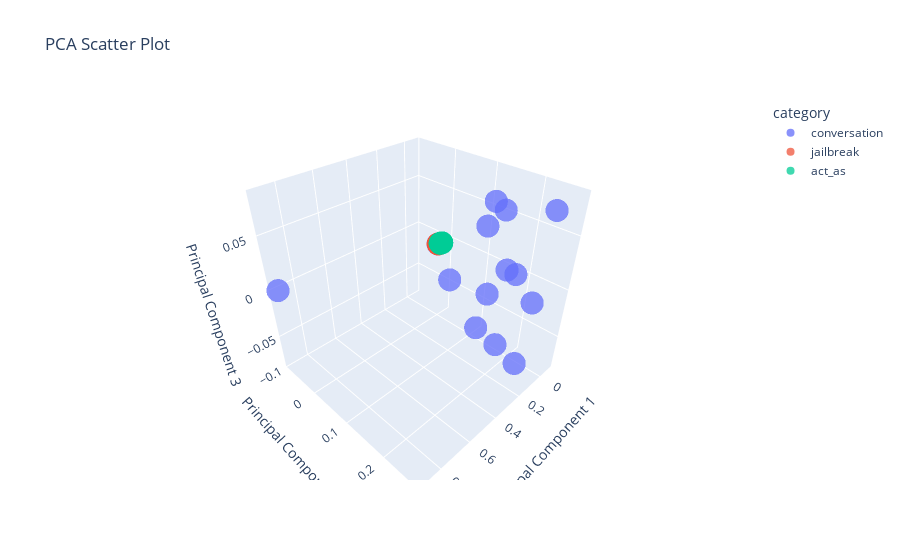

Notebook code for this chart:
### Code cell
import plotly.express as px

# Assuming df_pca contains the PCA-transformed values in columns 'PC1' and 'PC2'
fig = px.scatter_3d(df_pca_3d, x='PC1', y='PC2', z='PC3', color='category', opacity=0.75, title='PCA Scatter Plot', 
                 labels={'PC1': 'Principal Component 1', 'PC2': 'Principal Component 2', 'PC3': 'Principal Component 3'})
fig.show()

### Figure 1 — Plotly figure (JSON) as saved in the notebook; plotly's stock layout.template omitted (floating-point values rounded to 4 significant figures; data arrays with more than 128 entries replaced by an {"elided": "..."} marker saying what was removed)
{"data": [{"hovertemplate": "category=conversation<br>Principal Component 1=%{x}<br>Principal Component 2=%{y}<br>Principal Component 3=%{z}<extra></extra>", "legendgroup": "conversation", "marker": {"color": "#636efa", "opacity": 0.75, "symbol": "circle"}, "mode": "markers", "name": "conversation", "scene": "scene", "showlegend": true, "type": "scatter3d", "x": {"elided": "1312 float values"}, "y": {"elided": "1312 float values"}, "z": {"elided": "1312 float values"}}, {"hovertemplate": "category=jailbreak<br>Principal Component 1=%{x}<br>Principal Component 2=%{y}<br>Principal Component 3=%{z}<extra></extra>", "legendgroup": "jailbreak", "marker": {"color": "#EF553B", "opacity": 0.75, "symbol": "circle"}, "mode": "markers", "name": "jailbreak", "scene": "scene", "showlegend": true, "type": "scatter3d", "x": {"elided": "199 float values"}, "y": {"elided": "199 float values"}, "z": {"elided": "199 float values"}}, {"hovertemplate": "category=act_as<br>Principal Component 1=%{x}<br>Principal Component 2=%{y}<br>Principal Component 3=%{z}<extra></extra>", "legendgroup": "act_as", "marker": {"color": "#00cc96", "opacity": 0.75, "symbol": "circle"}, "mode": "markers", "name": "act_as", "scene": "scene", "showlegend": true, "type": "scatter3d", "x": [-0.01162, -0.01453, -0.01407, -0.01237, -0.01428, -0.01485, -0.01392, -0.01291, -0.0149, -0.01383, -0.01546, -0.01308, -0.01187, -0.01654, -0.006631, -0.01195, -0.01275, -0.01176, -0.01029, -0.01015, -0.008407, -0.01535, -0.01216, -0.01347, -0.009832, -0.01011, -0.01406, -0.01603, -0.01469, -0.00964, -0.01097, -0.01314, -0.01666, -0.01455, -0.01303, -0.01439, -0.01027, -0.009794, -0.01091, -0.01331, -0.01416, -0.01125, -0.01113, -0.008899, -0.01065, -0.01289, -0.01458, -0.01288, -0.01083, -0.01468, -0.01621, -0.006064, -0.006473, -0.01222, -0.01209, -0.01101, -0.01165, -0.01195, -0.01125, -0.007775, -0.01315, -0.008668, -0.01078, -0.006883, -0.01127, -0.01256, -0.0131, -0.0122, -0.01267, -0.01216], "y": [0.0009224, 0.001216, 0.001139, 0.0009947, 0.001182, 0.001227, 0.001161, 0.001067, 0.001218, 0.001146, 0.001289, 0.001098, 0.0009576, 0.001377, 0.000356, 0.0009686, 0.001005, 0.000936, 0.0008371, 0.0007914, 0.0006573, 0.001333, 0.000952, 0.001094, 0.0007497, 0.0007891, 0.001142, 0.001334, 0.001191, 0.0006606, 0.0008972, 0.001064, 0.001398, 0.001208, 0.001068, 0.001176, 0.0007768, 0.0007744, 0.0008798, 0.001054, 0.001109, 0.0008595, 0.0008571, 0.0006569, 0.0008248, 0.001069, 0.001214, 0.000982, 0.0008486, 0.001201, 0.00134, 0.0003098, 0.0003607, 0.0009812, 0.0009447, 0.000857, 0.000895, 0.0009195, 0.0008638, 0.0005544, 0.001048, 0.0006391, 0.0008791, 0.0004952, 0.0009381, 0.001067, 0.001039, 0.000969, 0.001025, 0.0009509], "z": [-1.338e-06, 1.837e-05, 5.36e-06, 2.784e-06, 1.415e-05, 1.366e-05, 1.617e-05, 1.236e-05, 9.564e-06, 1.387e-05, 1.93e-05, 1.84e-05, 4.765e-06, 1.962e-05, -5.444e-05, 6.024e-06, -2.517e-06, 3.139e-07, 5.816e-06, -4.739e-06, -3.849e-06, 3.595e-05, -4.604e-06, 7.522e-06, -1.061e-05, -5.051e-06, 6.772e-06, 1.786e-05, 6.179e-06, -3.453e-05, 7.721e-06, 6.013e-06, 2.207e-05, 1.535e-05, 9.446e-06, 9.313e-06, -1.335e-05, -1.597e-06, 3.637e-06, -2.518e-06, -6.438e-06, -1.18e-05, -9.217e-06, -1.659e-05, -7.312e-06, 1.316e-05, 1.619e-05, -1.438e-05, -4.602e-06, 9.549e-06, 1.481e-05, -5.519e-05, -4.939e-05, 1.827e-06, -5.912e-06, -6.086e-06, -1.05e-05, -1.054e-05, -1.05e-05, -2.098e-05, -7.903e-07, -1.6e-05, 6.635e-06, -1.708e-05, 1.289e-05, 2.108e-05, -2.056e-06, -1.095e-06, 5.08e-06, -5.737e-06]}], "layout": {"legend": {"title": {"text": "category"}, "tracegroupgap": 0}, "scene": {"domain": {"x": [0, 1], "y": [0, 1]}, "xaxis": {"title": {"text": "Principal Component 1"}}, "yaxis": {"title": {"text": "Principal Component 2"}}, "zaxis": {"title": {"text": "Principal Component 3"}}}, "title": {"text": "PCA Scatter Plot"}}}
